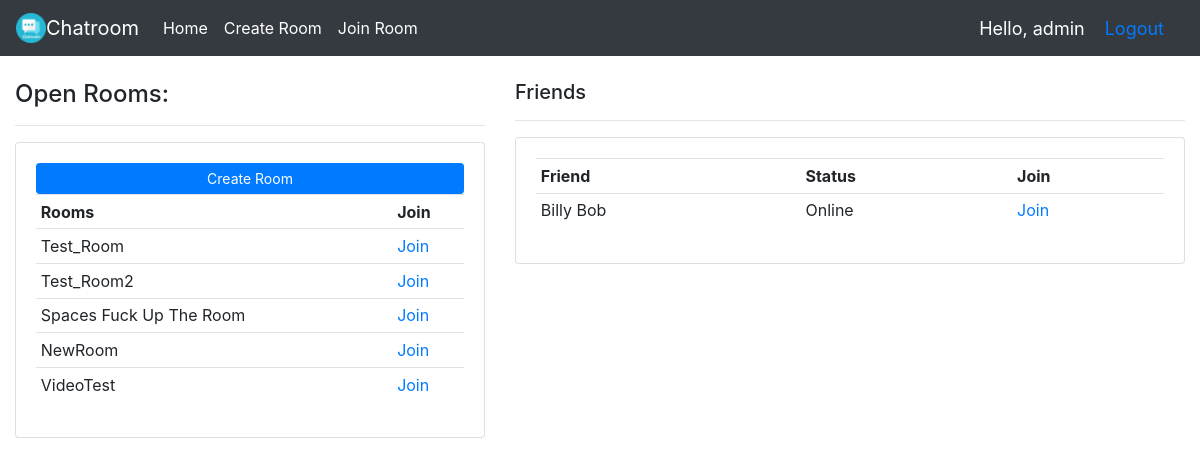
Before: /home/ (signed in) with the older database file.
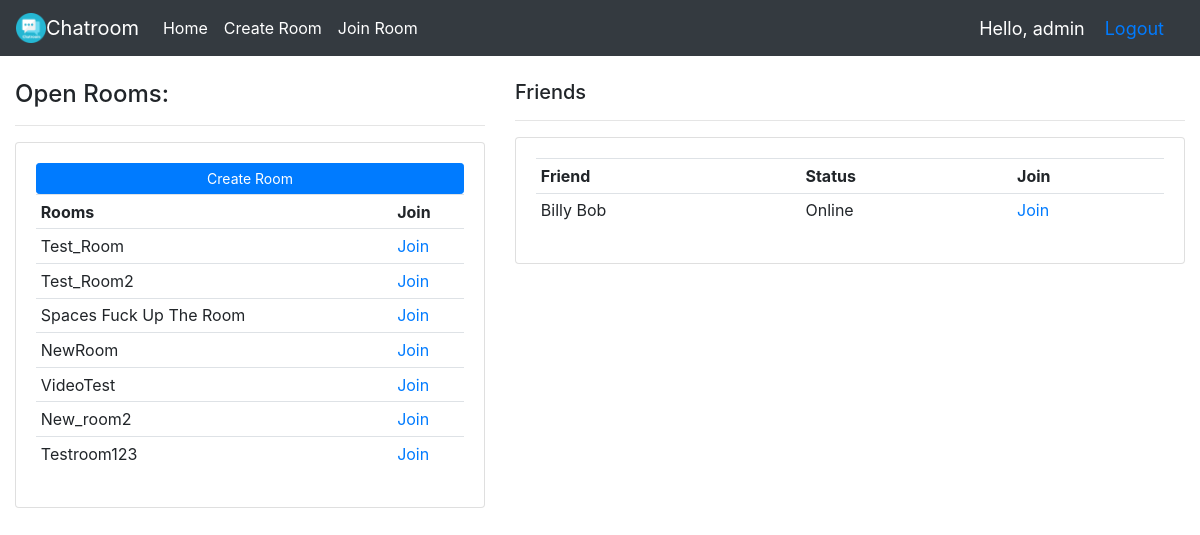
After: the same page with the newer database file.
### chat/models.py (models this page shows, shortened)
class Room(models.Model):
    room_name = models.CharField(max_length = 200)

### chat/views.py (the view)
# urls.py: path('home/', views.home, name='home')
@login_required(login_url='index')
def home(request):
    rooms = Room.objects.all()
    return render(request, 'home.html', {'rooms': rooms})

### chat/templates/home.html (shortened to what this page needs)
{% extends 'dashboard.html' %}
{% block content %}
<br>
<head>
</head>
<div class="row">
	<div class="col-md-5">
		<h4>Open Rooms:</h4>
		<hr>
		<div class="card card-body">
			<a class="btn btn-primary  btn-sm btn-block" href="{% url 'create_room' %}">Create Room</a>
			<table class="table table-sm">
				<tr>
					<th>Rooms</th>
					<th>Join</th>
				</tr>
				{% for i in rooms %}
					<tr>
						<td>{{i.room_name}}</td>
						<td><a href = "{% url 'room' i.room_name %}">Join</a></td>
					</tr>
				{% endfor %}
			</table>
		</div>
	</div>
	<div class="col-md-7">
		<h5>Friends</h5>
		<hr>
		<div class="card card-body">
			<table class="table table-sm">
				<tr>
					<th>Friend</th>
					<th>Status</th>
					<th>Join</th>
				</tr>
					<tr>
						<td>Billy Bob</td>
						<td>Online</td>
						<td><a href="">Join</a></td>
					</tr>
			</table>
		</div>
	</div>
{% endblock %}

### chat/templates/dashboard.html (shortened to what this page needs)
{% load static %}
<!DOCTYPE html>
<html>
    <head>
        <link rel="stylesheet" href="https://stackpath.bootstrapcdn.com/bootstrap/4.5.2/css/bootstrap.min.css"
>
    </head>
    <body>
        {% include 'navbar.html' %}
        {% block content %}
        {% endblock  %}
    </body>
</html>

### chat/templates/navbar.html (shortened to what this page needs)
{% load static %}
<nav class="navbar navbar-expand-lg navbar-dark bg-dark">
    <img src="{% static 'images/chatroom.png' %}" width="30" height="30" class="d-inline-block align-top" alt="">
    <a class="navbar-brand" href="{% url 'home' %}">Chatroom</a>
    <div class="collapse navbar-collapse" id="navbarNavAltMarkup">
      <div class="navbar-nav">
        <a class="nav-item nav-link active" href="{% url 'home' %}">Home</a>
        <a class="nav-item nav-link active" href="{% url 'create_room' %}">Create Room</a>
        <a class="nav-item nav-link active" href="{% url 'join_room' %}">Join Room</a>
      </div>
    </div>
    <span class = "hello-msg">Hello, {{request.user}} </span>
    <span class = "hello-msg"><a href = "{% url 'logout' %}">Logout</a></span>
  </nav>

### chat/templates/navbar.html (style rules this page uses)
.hello-msg { font-size : 18px; color: #fff; margin-right: 20px; }

### chat/templates/home.html (style rules this page uses)
.row { margin : auto; }

Changed rows visible on the page:
added Room: room_name "New_room2"
added Room: room_name "Testroom123"
